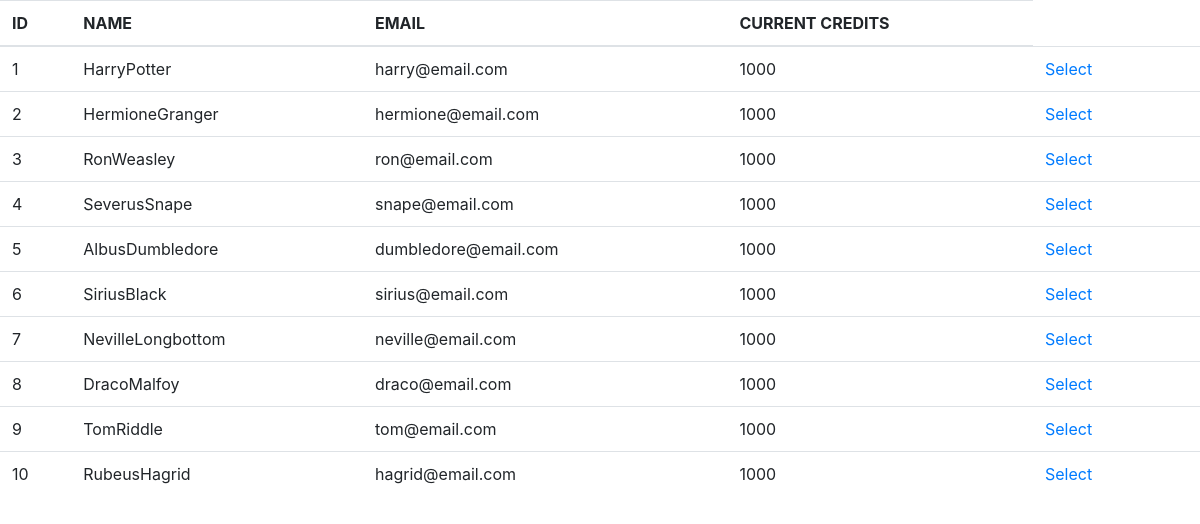
Screenshot of /index1.php with the database file from the repository.
### tables this page shows
CREATE TABLE `users` (
  `ID` int(11) NOT NULL,
  `NAME` varchar(100) NOT NULL,
  `EMAIL` varchar(100) NOT NULL,
  `PHONE` bigint(20) NOT NULL,
  `CURRENT CREDITS` int(11) NOT NULL
);

### index1.php (the view, shortened to what this page needs)
<?php
    require_once('db_connect.php');
    $query = "select * from users";
    $result = mysqli_query($link,$query);
?>
<html>
	<head>
		<link rel="stylesheet" href="https://stackpath.bootstrapcdn.com/bootstrap/4.3.1/css/bootstrap.min.css">
    </head>
    <body>
        <table class="table">
			<thead>
				<tr>
                    <th>ID</th>
    				<th>NAME</th>
    				<th>EMAIL</th>
    				<th>CURRENT CREDITS</th>
				</tr>
			</thead>
            <?php
                $i=1;
                while($row = mysqli_fetch_array($result)) {
                    echo "<tr>";
                    echo "<td>" . $i . "</td>";
                    echo "<td>" . $row["NAME"] . "</td>";
                    echo "<td>" . $row["EMAIL"] . "</td>";
                    echo "<td>" . $row["CURRENT CREDITS"] . "</td>";
                    echo "<td><a href=transfer.php?name=" . $row['NAME'] . ">Select</a><td>";
                    echo "</tr>";
                    ++$i;
                }
            ?>
        </table>
    </body>
</html>

### rows the page displays
users: NAME "HarryPotter", EMAIL "harry@email.com", CURRENT CREDITS "1000"
users: NAME "HermioneGranger", EMAIL "hermione@email.com", CURRENT CREDITS "1000"
users: NAME "RonWeasley", EMAIL "ron@email.com", CURRENT CREDITS "1000"
users: NAME "SeverusSnape", EMAIL "snape@email.com", CURRENT CREDITS "1000"
users: NAME "AlbusDumbledore", EMAIL "dumbledore@email.com", CURRENT CREDITS "1000"
users: NAME "SiriusBlack", EMAIL "sirius@email.com", CURRENT CREDITS "1000"
users: NAME "NevilleLongbottom", EMAIL "neville@email.com", CURRENT CREDITS "1000"
users: NAME "DracoMalfoy", EMAIL "draco@email.com", CURRENT CREDITS "1000"
users: NAME "TomRiddle", EMAIL "tom@email.com", CURRENT CREDITS "1000"
users: NAME "RubeusHagrid", EMAIL "hagrid@email.com", CURRENT CREDITS "1000"
